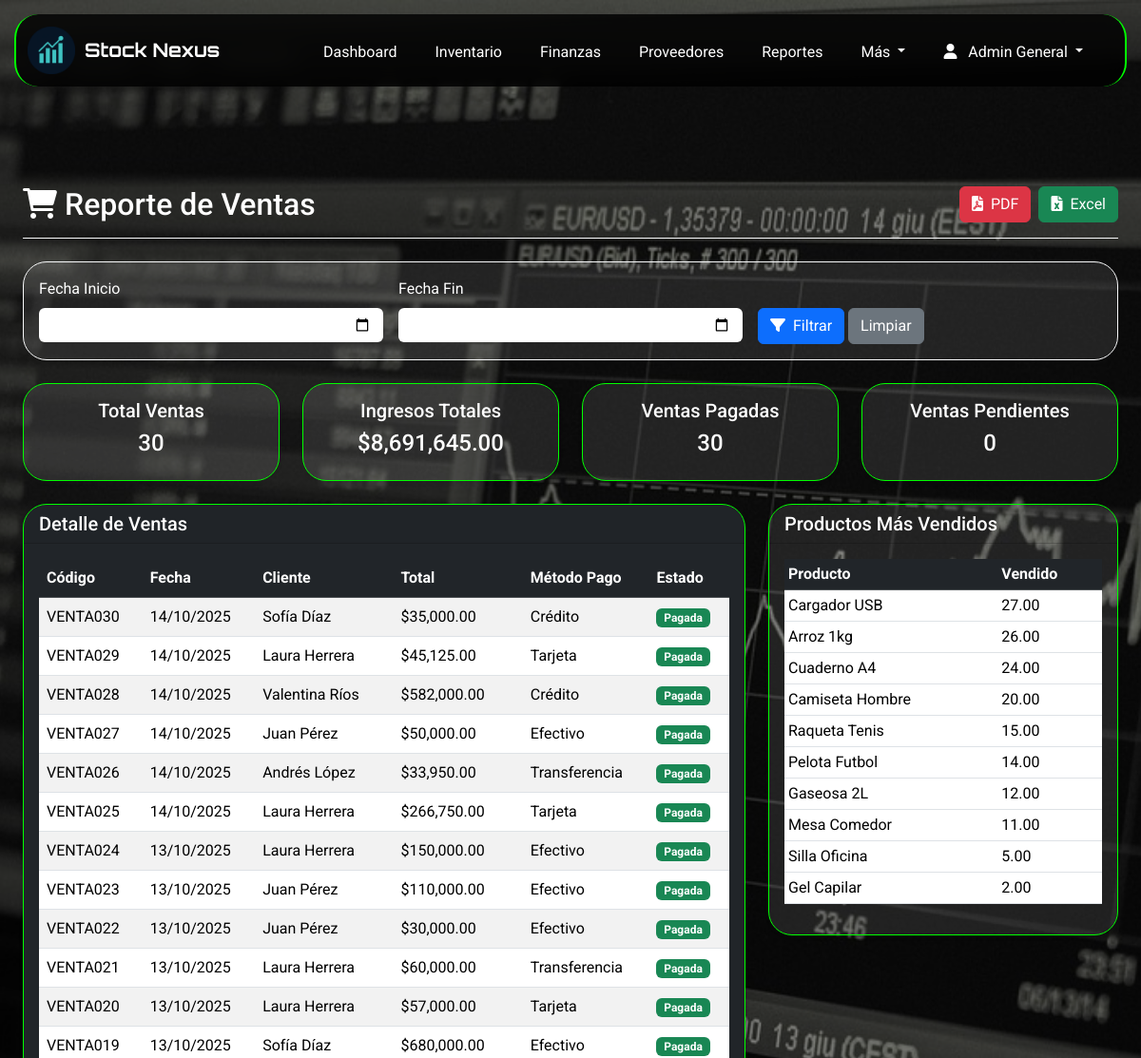
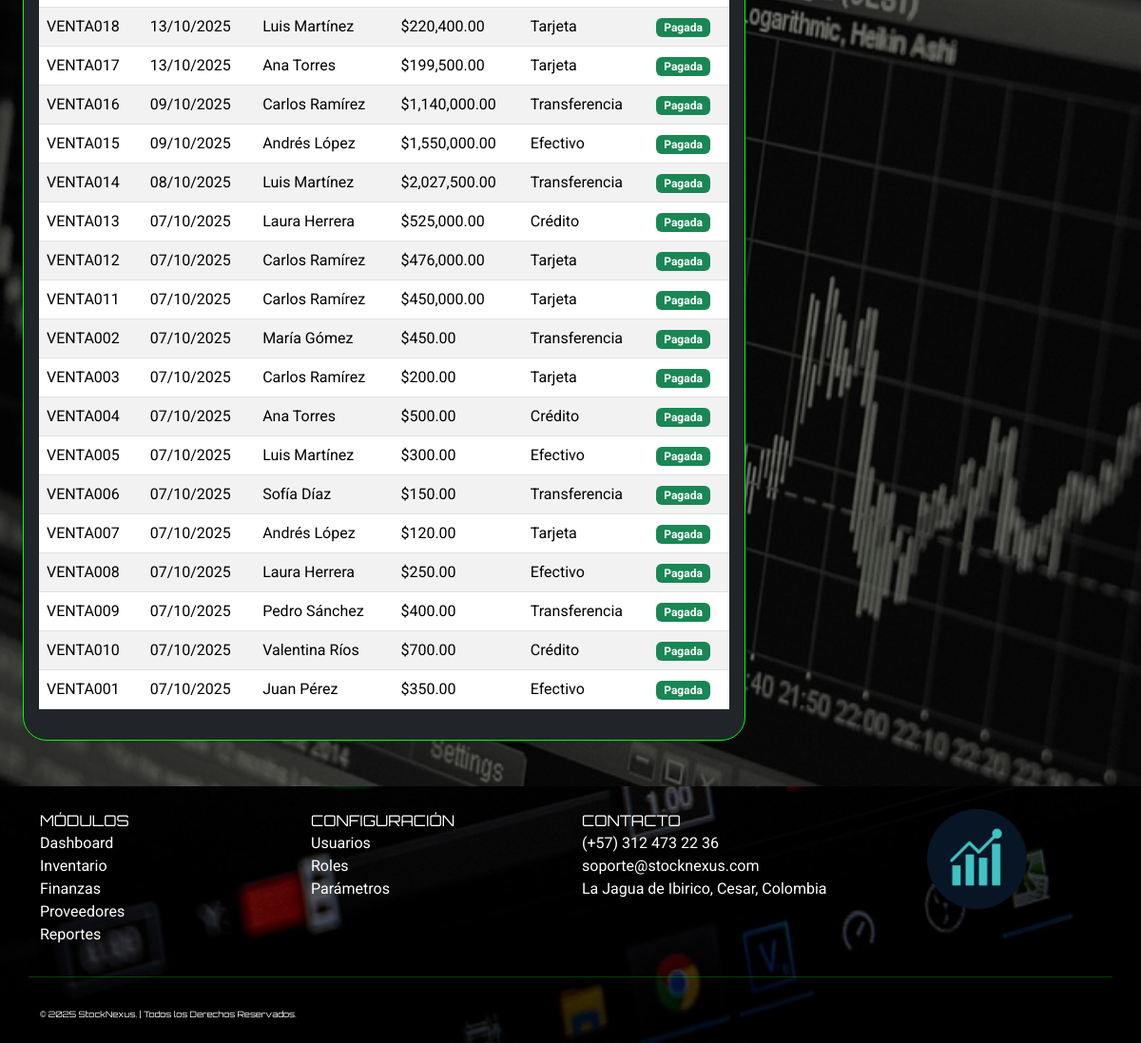
The app's page /index.php?page=reporte_ventas (signed in) with its own data (2 pictures, top to bottom).
### tables this page shows
CREATE TABLE `ventas` (
  `id_venta` int(11) NOT NULL,
  `codigo_venta` varchar(50) NOT NULL,
  `id_cliente` int(11) DEFAULT NULL,
  `id_usuario` int(11) NOT NULL,
  `fecha_venta` datetime DEFAULT current_timestamp(),
  `metodo_pago` enum('Efectivo','Transferencia','Tarjeta','Crédito') DEFAULT 'Efectivo',
  `total_venta` decimal(14,2) DEFAULT 0.00,
  `descuento_aplicado` decimal(10,2) DEFAULT 0.00,
  `porcentaje_descuento` decimal(5,2) DEFAULT 0.00,
  `estado` enum('Pendiente','Pagada','Anulada') DEFAULT 'Pendiente'
);

CREATE TABLE `clientes` (
  `id_cliente` int(11) NOT NULL,
  `nombre_cliente` varchar(100) NOT NULL,
  `identificacion` varchar(30) DEFAULT NULL,
  `telefono` varchar(20) DEFAULT NULL,
  `correo` varchar(100) DEFAULT NULL,
  `direccion` varchar(150) DEFAULT NULL,
  `ciudad` varchar(100) DEFAULT NULL,
  `fecha_registro` datetime DEFAULT current_timestamp()
);

### app/controllers/ReporteController.php (called while the page is built, shortened)
<?php
class ReporteController {
    private $db;
    public function __construct($database) {
        $this->db = $database;
    }
    public function generarReporteVentas($fecha_inicio, $fecha_fin) {
        try {
            $stmt = $this->db->prepare("
                SELECT
                    v.codigo_venta,
                    v.fecha_venta,
                    c.nombre_cliente,
                    v.total_venta,
                    v.estado,
                    v.metodo_pago,
                    u.nombre_completo as vendedor
                FROM ventas v
                LEFT JOIN clientes c ON v.id_cliente = c.id_cliente
                LEFT JOIN usuarios u ON v.id_usuario = u.id_usuario
                WHERE v.fecha_venta BETWEEN :fecha_inicio AND :fecha_fin
                ORDER BY v.fecha_venta DESC
            ");
            $stmt->execute([
                ':fecha_inicio' => $fecha_inicio,
                ':fecha_fin' => $fecha_fin
            ]);
            return $stmt->fetchAll();
        } catch (PDOException $e) {
            error_log("Error en generarReporteVentas: " . $e->getMessage());
            return [];
        }
    }
    public function getProductosMasVendidos($limite = 10) {
        try {
            $stmt = $this->db->prepare("
                SELECT
                    p.codigo_producto,
                    p.nombre_producto,
                    SUM(dv.cantidad) as total_vendido,
                    SUM(dv.subtotal) as total_ingresos
                FROM detalle_ventas dv
                JOIN productos p ON dv.id_producto = p.id_producto
                JOIN ventas v ON dv.id_venta = v.id_venta
                WHERE v.estado = 'Pagada'
                GROUP BY p.id_producto
                ORDER BY total_vendido DESC
                LIMIT :limite
            ");
            $stmt->bindValue(':limite', $limite, PDO::PARAM_INT);
            $stmt->execute();
            return $stmt->fetchAll();
        } catch (PDOException $e) {
            error_log("Error en getProductosMasVendidos: " . $e->getMessage());
            return [];
        }
    }
}
?>

### app/views/Reportes/reporte_ventas.php (the view, shortened to what this page needs)
<?php
$fecha_inicio = $_GET['fecha_inicio'] ?? date('Y-m-01');
$fecha_fin = $_GET['fecha_fin'] ?? date('Y-m-d');
$reporteController = new ReporteController($db);
$ventas = $reporteController->generarReporteVentas($fecha_inicio, $fecha_fin);
$productosMasVendidos = $reporteController->getProductosMasVendidos(10);
?>
<div class="container-fluid px-4 mb-5 text-white" style="margin-top:180px;">
    <div class="d-flex justify-content-between flex-wrap flex-md-nowrap align-items-center pt-3 pb-2 mb-4 border-bottom border-light">
        <h1 class="h2"><i class="fas fa-shopping-cart me-2"></i>Reporte de Ventas</h1>
        <div class="btn-toolbar mb-2 mb-md-2">
            <a href="index.php?page=generar_pdf&tipo=ventas&fecha_inicio=<?= $fecha_inicio ?>&fecha_fin=<?= $fecha_fin ?>"
               class="btn btn-danger me-2">
                <i class="fas fa-file-pdf me-2"></i>PDF
            </a>
            <a href="index.php?page=generar_excel&tipo=ventas&fecha_inicio=<?= $fecha_inicio ?>&fecha_fin=<?= $fecha_fin ?>"
               class="btn btn-success">
                <i class="fas fa-file-excel me-2"></i>Excel
            </a>
        </div>
    </div>
    <div class="card border-light mb-4">
        <div class="card-body">
            <form method="GET" class="row g-3">
                <div class="col-md-4">
                    <label for="fecha_inicio" class="form-label text-white">Fecha Inicio</label>
                    <input type="date" class="form-control text-white border-0" id="fecha_inicio" name="fecha_inicio"
                           value="<?= $fecha_inicio ?>">
                </div>
                <div class="col-md-4">
                    <label for="fecha_fin" class="form-label text-white">Fecha Fin</label>
                    <input type="date" class="form-control text-white border-0" id="fecha_fin" name="fecha_fin"
                           value="<?= $fecha_fin ?>">
                </div>
                <div class="col-md-4">
                    <label class="form-label text-white">&nbsp;</label>
                    <div>
                        <button type="submit" class="btn btn-primary">
                            <i class="fas fa-filter me-2"></i>Filtrar
                        </button>
                        <a href="index.php?page=reporte_ventas" class="btn btn-secondary">Limpiar</a>
                    </div>
                </div>
            </form>
        </div>
    </div>
    <div class="row mb-4">
        <div class="col-md-3">
            <div class="card text-white shadow-sm">
                <div class="card-body text-center">
                    <h5>Total Ventas</h5>
                    <h4><?= count($ventas) ?></h4>
                </div>
            </div>
        </div>
        <div class="col-md-3">
            <div class="card text-white shadow-sm">
                <div class="card-body text-center">
                    <h5>Ingresos Totales</h5>
                    <h4>$<?= number_format(array_sum(array_column($ventas, 'total_venta')), 2) ?></h4>
                </div>
            </div>
        </div>
        <div class="col-md-3">
            <div class="card text-white shadow-sm">
                <div class="card-body text-center">
                    <h5>Ventas Pagadas</h5>
                    <h4><?= count(array_filter($ventas, fn($v) => $v['estado'] == 'Pagada')) ?></h4>
                </div>
            </div>
        </div>
        <div class="col-md-3">
            <div class="card text-white shadow-sm">
                <div class="card-body text-center">
                    <h5>Ventas Pendientes</h5>
                    <h4><?= count(array_filter($ventas, fn($v) => $v['estado'] == 'Pendiente')) ?></h4>
                </div>
            </div>
        </div>
    </div>
    <div class="row">
        <div class="col-lg-8">
            <div class="card bg-dark shadow-sm">
                <div class="card-header">
                    <h5 class="card-title mb-0 text-white">Detalle de Ventas</h5>
                </div>
                <div class="card-body">
                    <div class="table-responsive">
                        <table class="table table-striped align-middle">
                            <thead class="table-dark text-white">
                                <tr>
                                    <th>Código</th>
                                    <th>Fecha</th>
                                    <th>Cliente</th>
                                    <th>Total</th>
                                    <th>Método Pago</th>
                                    <th>Estado</th>
                                </tr>
                            </thead>
                            <tbody>
                                <?php foreach ($ventas as $venta): ?>
                                <tr>
                                    <td><?= $venta['codigo_venta'] ?></td>
                                    <td><?= date('d/m/Y', strtotime($venta['fecha_venta'])) ?></td>
                                    <td><?= $venta['nombre_cliente'] ?: 'Cliente General' ?></td>
                                    <td>$<?= number_format($venta['total_venta'], 2) ?></td>
                                    <td><?= $venta['metodo_pago'] ?></td>
                                    <td>
                                        <span class="badge bg-<?= $venta['estado'] == 'Pagada' ? 'success' : 'warning' ?>">
                                            <?= $venta['estado'] ?>
                                        </span>
                                    </td>
                                </tr>
                                <?php endforeach; ?>
                            </tbody>
                        </table>
                    </div>
                </div>
            </div>
        </div>
        <div class="col-lg-4">
            <div class="card shadow-sm">
                <div class="card-header">
                    <h5 class="card-title mb-0 text-white">Productos Más Vendidos</h5>
                </div>
                <div class="card-body">
                    <div class="table-responsive">
                        <table class="table table-sm align-middle">
                            <thead class="table-dark text-white">
                                <tr>
                                    <th>Producto</th>
                                    <th>Vendido</th>
                                </tr>
                            </thead>
                            <tbody>
                                <?php foreach ($productosMasVendidos as $producto): ?>
                                <tr>
                                    <td><?= $producto['nombre_producto'] ?></td>
                                    <td><?= $producto['total_vendido'] ?></td>
                                </tr>
                                <?php endforeach; ?>
                            </tbody>
                        </table>
                    </div>
                </div>
            </div>
        </div>
    </div>
</div>

### public/assets/style.css (style rules this page uses)
body { background-image: url(../img/fondo_body.jpg); min-height: 100vh; background-size: cover; background-position: center; background-repeat: no-repeat; background-attachment: fixed; position: relative; font-family: 'Roboto', sans-serif; background-color: #000; color: #fff; margin: 0; padding: 0; width: 100%; align-items: center; justify-content: center; }
body::before { content: ''; position: fixed; top: 0; left: 0; width: 100%; height: 100%; background-color: rgba(0, 0, 0, 0.5); z-index: -1; }
html { scroll-behavior: smooth; width: 100%; }
.card { width: 100%; background-color: rgba(255, 255, 255, 0.1); border: 1px solid #00ff00; transition: transform 0.3s, box-shadow 0.3s; border-radius: 25px; }

### records on screen
ventas: codigo_venta "VENTA030", fecha_venta "14/10/2025", id_cliente.nombre_cliente "Sofía Díaz", total_venta "35,000.00", metodo_pago "Crédito", estado "Pagada"
ventas: codigo_venta "VENTA029", fecha_venta "14/10/2025", id_cliente.nombre_cliente "Laura Herrera", total_venta "45,125.00", metodo_pago "Tarjeta", estado "Pagada"
ventas: codigo_venta "VENTA028", fecha_venta "14/10/2025", id_cliente.nombre_cliente "Valentina Ríos", total_venta "582,000.00", metodo_pago "Crédito", estado "Pagada"
ventas: codigo_venta "VENTA027", fecha_venta "14/10/2025", id_cliente.nombre_cliente "Juan Pérez", total_venta "50,000.00", metodo_pago "Efectivo", estado "Pagada"
ventas: codigo_venta "VENTA026", fecha_venta "14/10/2025", id_cliente.nombre_cliente "Andrés López", total_venta "33,950.00", metodo_pago "Transferencia", estado "Pagada"
ventas: codigo_venta "VENTA025", fecha_venta "14/10/2025", id_cliente.nombre_cliente "Laura Herrera", total_venta "266,750.00", metodo_pago "Tarjeta", estado "Pagada"
ventas: codigo_venta "VENTA024", fecha_venta "13/10/2025", id_cliente.nombre_cliente "Laura Herrera", total_venta "150,000.00", metodo_pago "Efectivo", estado "Pagada"
ventas: codigo_venta "VENTA023", fecha_venta "13/10/2025", id_cliente.nombre_cliente "Juan Pérez", total_venta "110,000.00", metodo_pago "Efectivo", estado "Pagada"
ventas: codigo_venta "VENTA022", fecha_venta "13/10/2025", id_cliente.nombre_cliente "Juan Pérez", total_venta "30,000.00", metodo_pago "Efectivo", estado "Pagada"
ventas: codigo_venta "VENTA021", fecha_venta "13/10/2025", id_cliente.nombre_cliente "Laura Herrera", total_venta "60,000.00", metodo_pago "Transferencia", estado "Pagada"
ventas: codigo_venta "VENTA020", fecha_venta "13/10/2025", id_cliente.nombre_cliente "Laura Herrera", total_venta "57,000.00", metodo_pago "Tarjeta", estado "Pagada"
ventas: codigo_venta "VENTA019", fecha_venta "13/10/2025", id_cliente.nombre_cliente "Sofía Díaz", total_venta "680,000.00", metodo_pago "Efectivo", estado "Pagada"
ventas: codigo_venta "VENTA018", fecha_venta "13/10/2025", id_cliente.nombre_cliente "Luis Martínez", total_venta "220,400.00", metodo_pago "Tarjeta", estado "Pagada"
ventas: codigo_venta "VENTA017", fecha_venta "13/10/2025", id_cliente.nombre_cliente "Ana Torres", total_venta "199,500.00", metodo_pago "Tarjeta", estado "Pagada"
ventas: codigo_venta "VENTA016", fecha_venta "09/10/2025", id_cliente.nombre_cliente "Carlos Ramírez", total_venta "1,140,000.00", metodo_pago "Transferencia", estado "Pagada"
ventas: codigo_venta "VENTA015", fecha_venta "09/10/2025", id_cliente.nombre_cliente "Andrés López", total_venta "1,550,000.00", metodo_pago "Efectivo", estado "Pagada"
ventas: codigo_venta "VENTA014", fecha_venta "08/10/2025", id_cliente.nombre_cliente "Luis Martínez", total_venta "2,027,500.00", metodo_pago "Transferencia", estado "Pagada"
ventas: codigo_venta "VENTA013", fecha_venta "07/10/2025", id_cliente.nombre_cliente "Laura Herrera", total_venta "525,000.00", metodo_pago "Crédito", estado "Pagada"
ventas: codigo_venta "VENTA012", fecha_venta "07/10/2025", id_cliente.nombre_cliente "Carlos Ramírez", total_venta "476,000.00", metodo_pago "Tarjeta", estado "Pagada"
ventas: codigo_venta "VENTA011", fecha_venta "07/10/2025", id_cliente.nombre_cliente "Carlos Ramírez", total_venta "450,000.00", metodo_pago "Tarjeta", estado "Pagada"
ventas: codigo_venta "VENTA002", fecha_venta "07/10/2025", id_cliente.nombre_cliente "María Gómez", total_venta "450.00", metodo_pago "Transferencia", estado "Pagada"
ventas: codigo_venta "VENTA003", fecha_venta "07/10/2025", id_cliente.nombre_cliente "Carlos Ramírez", total_venta "200.00", metodo_pago "Tarjeta", estado "Pagada"
ventas: codigo_venta "VENTA004", fecha_venta "07/10/2025", id_cliente.nombre_cliente "Ana Torres", total_venta "500.00", metodo_pago "Crédito", estado "Pagada"
ventas: codigo_venta "VENTA005", fecha_venta "07/10/2025", id_cliente.nombre_cliente "Luis Martínez", total_venta "300.00", metodo_pago "Efectivo", estado "Pagada"
ventas: codigo_venta "VENTA006", fecha_venta "07/10/2025", id_cliente.nombre_cliente "Sofía Díaz", total_venta "150.00", metodo_pago "Transferencia", estado "Pagada"
ventas: codigo_venta "VENTA007", fecha_venta "07/10/2025", id_cliente.nombre_cliente "Andrés López", total_venta "120.00", metodo_pago "Tarjeta", estado "Pagada"
ventas: codigo_venta "VENTA008", fecha_venta "07/10/2025", id_cliente.nombre_cliente "Laura Herrera", total_venta "250.00", metodo_pago "Efectivo", estado "Pagada"
ventas: codigo_venta "VENTA009", fecha_venta "07/10/2025", id_cliente.nombre_cliente "Pedro Sánchez", total_venta "400.00", metodo_pago "Transferencia", estado "Pagada"
ventas: codigo_venta "VENTA010", fecha_venta "07/10/2025", id_cliente.nombre_cliente "Valentina Ríos", total_venta "700.00", metodo_pago "Crédito", estado "Pagada"
ventas: codigo_venta "VENTA001", fecha_venta "07/10/2025", id_cliente.nombre_cliente "Juan Pérez", total_venta "350.00", metodo_pago "Efectivo", estado "Pagada"

### other values on screen
$nombreUsuario "Admin General"
count($ventas) "30"
array_sum(array_column($ventas, 'total_venta')) "8,691,645.00"
count(array_filter($ventas, fn($v) => $v['estado'] == 'Pagada')) "30"
count(array_filter($ventas, fn($v) => $v['estado'] == 'Pendiente')) "0"
$producto['nombre_producto'] "Cargador USB"
$producto['total_vendido'] "27.00"
$producto['nombre_producto'] "Arroz 1kg"
$producto['total_vendido'] "26.00"
$producto['nombre_producto'] "Cuaderno A4"
$producto['total_vendido'] "24.00"
$producto['nombre_producto'] "Camiseta Hombre"
$producto['total_vendido'] "20.00"
$producto['nombre_producto'] "Raqueta Tenis"
$producto['total_vendido'] "15.00"
